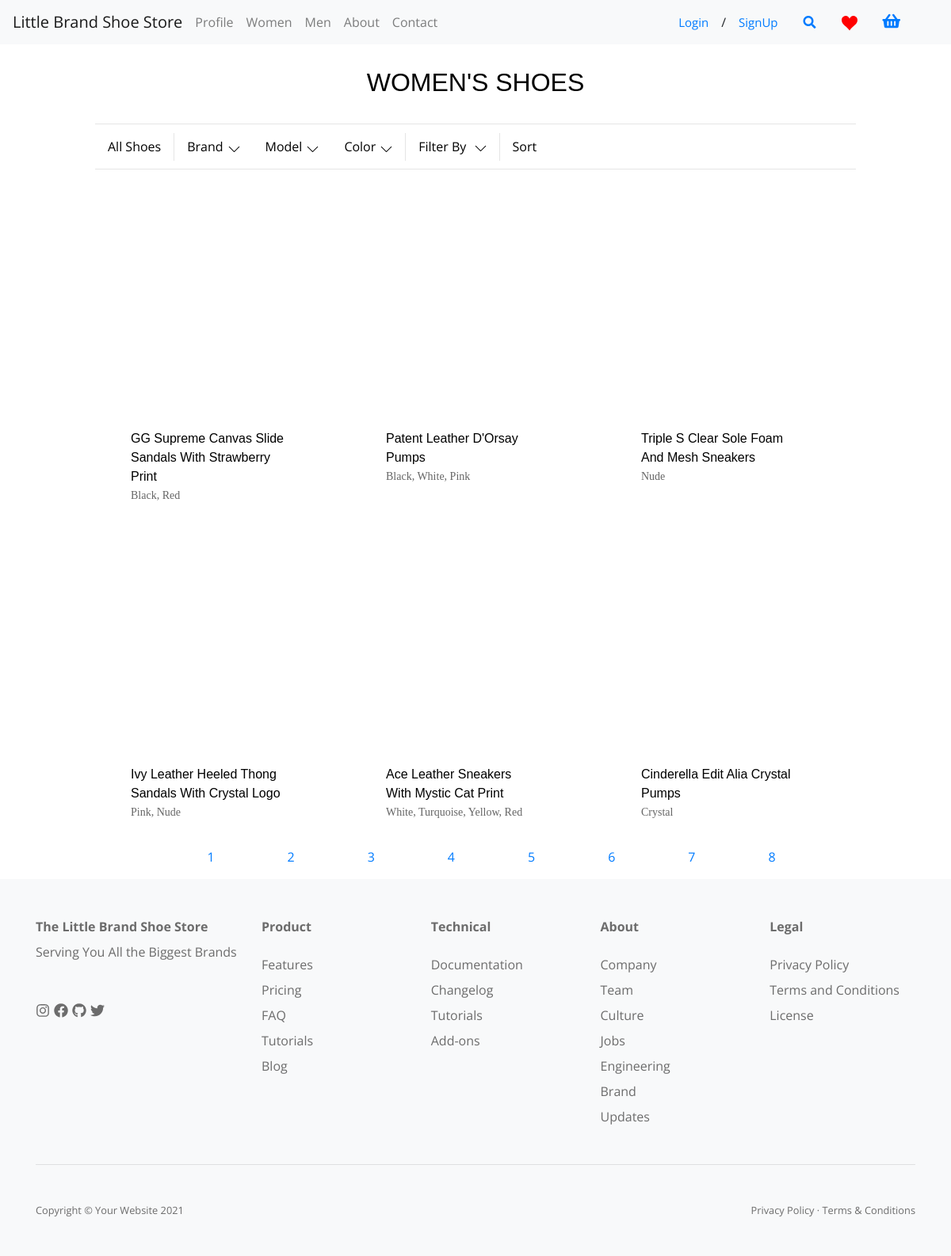
Screenshot of /static/templates/index.php?page=women&pageno=5 with the database file from the repository.
### tables this page shows
CREATE TABLE `all_inventory` (
  `Product_ID` int(11) NOT NULL,
  `Product_Old_ID` int(11) NOT NULL,
  `Brand_ID` int(11) NOT NULL,
  `Product_Name` varchar(100) NOT NULL,
  `Product_Description` mediumtext NOT NULL,
  `Product_Color` varchar(50) NOT NULL,
  `Product_Img` mediumtext NOT NULL,
  `Product_Price` decimal(10,0) NOT NULL,
  `Product_Size` int(11) NOT NULL,
  `shoe_type` varchar(20) NOT NULL,
  `made_in` varchar(20) NOT NULL,
  `Heel_Height` varchar(10) NOT NULL,
  `Gender` varchar(10) NOT NULL
);

### static/templates/women.php (the view, shortened to what this page needs)
<!DOCTYPE html>
<html lang="en">
    <head>
        <link rel="stylesheet" href="../styles/mainPages.css">
    </head>
    <body>
        <div class="productPageContainer">
            <h1 class="pageTitleHeader" style="">
                <span class="headerSpan">Women's Shoes</span>
            </h1>
            <div class="div1">
                <form method="post">
                    <div class="div2" style="width:100%;">
                        <div class="dropdown">
                            <button class="dropbtn filterBtn">All Shoes</button>
                        </div>
                        <div class="dropdown" id="brandDropdown">
                            <button class="dropbtn filterBtn">Brand
                                <span class="span1">
                                    <span aria-hidden="true" class="span2" color="black">
                                        <svg viewBox="0 0 129 129">
                                            <path d="M121.3 34.6c-1.6-1.6-4.2-1.6-5.8 0l-51 51.1-51.1-51.1c-1.6-1.6-4.2-1.6-5.8 0-1.6 1.6-1.6 4.2 0 5.8l53.9 53.9c.8.8 1.8 1.2 2.9 1.2 1 0 2.1-.4 2.9-1.2l53.9-53.9c1.7-1.6 1.7-4.2.1-5.8z"></path>
                                        </svg>
                                    </span>
                                </span>
                            </button>
                        </div>
                        <div class="dropdown" id="modelDropdown">
                            <button class="dropbtn filterBtn">Model
                                <span class="span1">
                                    <span aria-hidden="true" class="span2" color="black">
                                        <svg viewBox="0 0 129 129">
                                            <path d="M121.3 34.6c-1.6-1.6-4.2-1.6-5.8 0l-51 51.1-51.1-51.1c-1.6-1.6-4.2-1.6-5.8 0-1.6 1.6-1.6 4.2 0 5.8l53.9 53.9c.8.8 1.8 1.2 2.9 1.2 1 0 2.1-.4 2.9-1.2l53.9-53.9c1.7-1.6 1.7-4.2.1-5.8z"></path>
                                        </svg>
                                    </span>
                                </span>
                            </button>
                        </div>
                        <div class="dropdown" id="colorDropdown">
                            <button class="dropbtn filterBtn">Color
                                <span class="span1">
                                    <span aria-hidden="true" class="span2" color="black">
                                        <svg viewBox="0 0 129 129">
                                            <path d="M121.3 34.6c-1.6-1.6-4.2-1.6-5.8 0l-51 51.1-51.1-51.1c-1.6-1.6-4.2-1.6-5.8 0-1.6 1.6-1.6 4.2 0 5.8l53.9 53.9c.8.8 1.8 1.2 2.9 1.2 1 0 2.1-.4 2.9-1.2l53.9-53.9c1.7-1.6 1.7-4.2.1-5.8z"></path>
                                        </svg>
                                    </span>
                                </span>
                            </button>
                        </div>
                        <div class="dropdown">
                            <button class="dropbtn">Filter By
                                <span class="span1">
                                    <span aria-hidden="true" class="span2" color="black">
                                        <svg viewBox="0 0 129 129">
                                            <path d="M121.3 34.6c-1.6-1.6-4.2-1.6-5.8 0l-51 51.1-51.1-51.1c-1.6-1.6-4.2-1.6-5.8 0-1.6 1.6-1.6 4.2 0 5.8l53.9 53.9c.8.8 1.8 1.2 2.9 1.2 1 0 2.1-.4 2.9-1.2l53.9-53.9c1.7-1.6 1.7-4.2.1-5.8z"></path>
                                        </svg>
                                    </span>
                                </span>
                            </button>
                        </div>
                        <div class="dropdown">
                            <input class="dropbtn filterBtn" type="submit" name="submit" value="Sort"/>
                        </div>
                    </div>
                </form>
            </div>
            <?php
            $offset = 0;
            $page_result = 6;
            if($_GET['pageno'])
            {
                $page_value = $_GET['pageno'];
                if($page_value > 1)
                {
                   $offset = ($page_value - 1) * $page_result;
                }
            }
                if(isset($_POST['submit'])){
                    if(!empty($_POST['model'])){
                        $allSelectedModels = implode("', '", $_POST['model']);
                        $sqlQuery = "SELECT * FROM all_inventory WHERE Gender LIKE 'women' AND Shoe_Type IN('$allSelectedModels') LIMIT $offset, $page_result";
                        displayProducts($dataconnection, $sqlQuery);
                    }
                    elseif(!empty($_POST['color'])){
                        $colorQList=array();
                        foreach($_POST['color'] as $checked){
                            $colorQList[] = "Product_Color LIKE '%".$checked."%'";
                        }
                        $sqlQuery = "SELECT * FROM all_inventory WHERE Gender LIKE 'women' AND ".implode(' OR ', $colorQList);
                        displayProducts($dataconnection, $sqlQuery);
                    }
                    elseif(!empty($_POST['brand'])){
                        $allSelectedBrands = implode(", ", (array)$_POST['brand']);
                        $sqlQuery = "SELECT * FROM all_inventory WHERE Gender LIKE 'women' AND Brand_ID IN('$allSelectedBrands') LIMIT $offset, $page_result";
                        displayProducts($dataconnection, $sqlQuery);
                    }
                    elseif(!empty($_POST['filter'])){
                        foreach($_POST['filter'] as $chosenFilter){
                            $filterBy = $chosenFilter;
                        }
                        switch($filterBy){
                            case 'AZ':
                                $sqlQuery = "SELECT * FROM all_inventory WHERE Gender LIKE 'women' ORDER BY Product_Name ASC LIMIT $offset, $page_result";
                                displayProducts($dataconnection, $sqlQuery);
                            break;
                            case 'ZA':
                                $sqlQuery = "SELECT * FROM all_inventory WHERE Gender LIKE 'women' ORDER BY Product_Name DESC LIMIT $offset, $page_result";
                                displayProducts($dataconnection, $sqlQuery);
                            break;
                            case 'PA':
                                $sqlQuery = "SELECT * FROM all_inventory WHERE Gender LIKE 'women' ORDER BY Product_Price ASC LIMIT $offset, $page_result";
                                displayProducts($dataconnection, $sqlQuery);
                            break;
                            case 'PD':
                                $sqlQuery = "SELECT * FROM all_inventory WHERE Gender LIKE 'women' ORDER BY Product_Price DESC LIMIT $offset, $page_result";
                                displayProducts($dataconnection, $sqlQuery);
                            break;
                        }
                    }
                    else{
                        $sqlQuery = "SELECT * FROM all_inventory WHERE Gender LIKE 'women' LIMIT $offset, $page_result";
                        displayProducts($dataconnection, $sqlQuery);
                    }
                }
                else{
                    $sqlQuery = "SELECT * FROM all_inventory WHERE Gender LIKE 'women' LIMIT $offset, $page_result";
                    displayProducts($dataconnection, $sqlQuery);
                }
                $pagecount = 50;
                $num = $pagecount / $page_result ;
                $pageLinks = '<div class="paging" style=" margin-left: auto; margin-right: auto; width: 80%; text-align: center">';
                $pageLinks .= '<ul class="paging-ul" style="list-style-type: none;">';
                for($i = 1 ; $i <= $num ; $i++)
                {
                     $pageLinks .= '<li style="display: inline; margin: 5%;"><a href="index.php?page=women&pageno='.$i.'">'.$i.'</a></li>';
                }
                $pageLinks .= '</ul>';
                $pageLinks .= '</div>';
                echo $pageLinks;
                function displayProducts($dataconnection, $sqlQuery){
                    $result = mysqli_query($dataconnection, $sqlQuery);
                        $womenDivHTML = '<ul class="productUl" style="width:80%; margin-left:auto; margin-right:auto;">';
                        while($fetch = mysqli_fetch_array($result)){
                            $womenDivHTML .='<li class="productLi" data-object-id="prd-123">';
                            $womenDivHTML .='    <div class="productDiv2">';
                            $womenDivHTML.='        <a class="productA" href="index.php?page=store&inventory=all&item='.$fetch['Product_ID'].'&brandid='.$fetch['Brand_ID'].'">';
                            $womenDivHTML .='            <div class="productDiv3">';
                            $womenDivHTML.='                 <div class="productDiv4">';
                            $womenDivHTML .='                     <img class="productImg" src="'.$fetch['Product_Img'].'" alt="" />';
                            $womenDivHTML.='                  </div>';
                            $womenDivHTML .='             </div>';
                            $womenDivHTML .='             <div class="productDiv5">';
                            $womenDivHTML .='                 <span class="productSpan1">';
                            $womenDivHTML .='                     <span class="">'.$fetch['Product_Name'].'</span>';
                            $womenDivHTML .='                 </span>';
                            $womenDivHTML .='                 <p class="productP">'.$fetch['Product_Color'].'</p>';
                            $womenDivHTML.='              </div>';
                            $womenDivHTML .='         </a>';
                            $womenDivHTML.='     </div>';
                            $womenDivHTML.=' </li>';
                        }
                        $womenDivHTML .= '</ul>';
                        $womenDivHTML .= '</div>';
                        echo $womenDivHTML;
                }
            ?>
    </body>
</html>

### static/styles/styles.css (style rules this page uses)
body { font-family: "Open Sans", sans-serif; }

### static/styles/mainPages.css (style rules this page uses)
div.paging { margin-left: auto; margin-right: auto; width: 80%; }
.div1 { border-top: 0.0625rem solid #e5e5e5; border-bottom: 0.0625rem solid #e5e5e5; min-height: 3.1875rem; display: flex; align-items: center; justify-content: space-between; margin-top: 2.5%; margin-right: 10%; margin-left: 10%; }
.div2 { display: flex; min-height: 3.125rem; }
.filterBtn { padding: 0 0.625rem; font-size: 0.9375rem; display: flex; min-height: 3.4375rem; box-sizing: border-box; align-items: center; overflow: visible; position: relative; height:100%; }
.span1 { text-align: left; min-height: 1.1875rem; cursor: pointer; margin-left: 0.375rem; height: 0.9375rem; padding-top: 0.1875rem; cursor: inherit; display: inline-flex; font-size: 0.75rem; }
.span2 { width: 0.9375rem; height: 0.9375rem; }
.headerSpan { word-break: normal; color: black; font-size: 2rem; box-sizing: border-box; line-height: 2.6875rem; font-family: "Century Gothic Std", Arial, sans-serif; font-weight: 400; margin: 0; width: 100%; text-transform: uppercase; }
.dropbtn { padding: 16px; font-size: 16px; border: none; cursor: pointer; background-color: white; }
.dropdown { position: relative; display: inline-block; }
.productUl { flex-wrap: wrap; justify-content: space-between; display: flex; margin-bottom: -2rem; margin: 0; padding: 0; list-style-type: disc; margin-block-start: 1em; margin-block-end: 1em; margin-inline-start: 0px; margin-inline-end: 0px; padding-inline-start: 40px; font-family: 'Century Gothic Std', Arial, sans-serif; }
.productLi { width: 30%; display: flex; list-style-type: none; }
.productDiv2 { width: 100%; position: relative; align-items: flex-start; flex-direction: column; display: block; }
.productA { display: flex; flex-direction: column; border: none; background-color: transparent; cursor: pointer; font-size: inherit; font: inherit; color: inherit; text-decoration: none; padding: 0; }
.productDiv3 { display: block; cursor: pointer; font-size: inherit; font: inherit; color: inherit; width:100%; }
.productDiv4 { display:table; position:relative; width:100%; padding-bottom:108.043%; overflow: hidden; }
.productDiv5 { text-decoration:none; margin-top: 0.875rem; margin-left: 0.3125rem; width: 70%; display: flex; flex-direction: column; box-sizing: border-box; text-decoration: none; }
.productSpan1 { color:black; width: 100%; line-height: 1.5rem; display: block; }
.productP { font-family: Poppins-Regular; font-size: 14px; line-height: 1.7; color: #666666; }
.productPageContainer { margin-bottom: 2.5rem; margin: 1.25rem 0 0 0; width: auto; }
.pageTitleHeader { margin-top: 1.25rem; text-align:center; }

### rows the page displays
all_inventory: Product_Name "GG Supreme Canvas Slide Sandals With Strawberry Print", Product_Color "Black, Red"
all_inventory: Product_Name "Patent Leather D'Orsay Pumps", Product_Color "Black, White, Pink"
all_inventory: Product_Name "Triple S Clear Sole Foam And Mesh Sneakers", Product_Color "Nude"
all_inventory: Product_Name "Ivy Leather Heeled Thong Sandals With Crystal Logo", Product_Color "Pink, Nude"
all_inventory: Product_Name "Ace Leather Sneakers With Mystic Cat Print", Product_Color "White, Turquoise, Yellow, Red"
all_inventory: Product_Name "Cinderella Edit Alia Crystal Pumps", Product_Color "Crystal"
